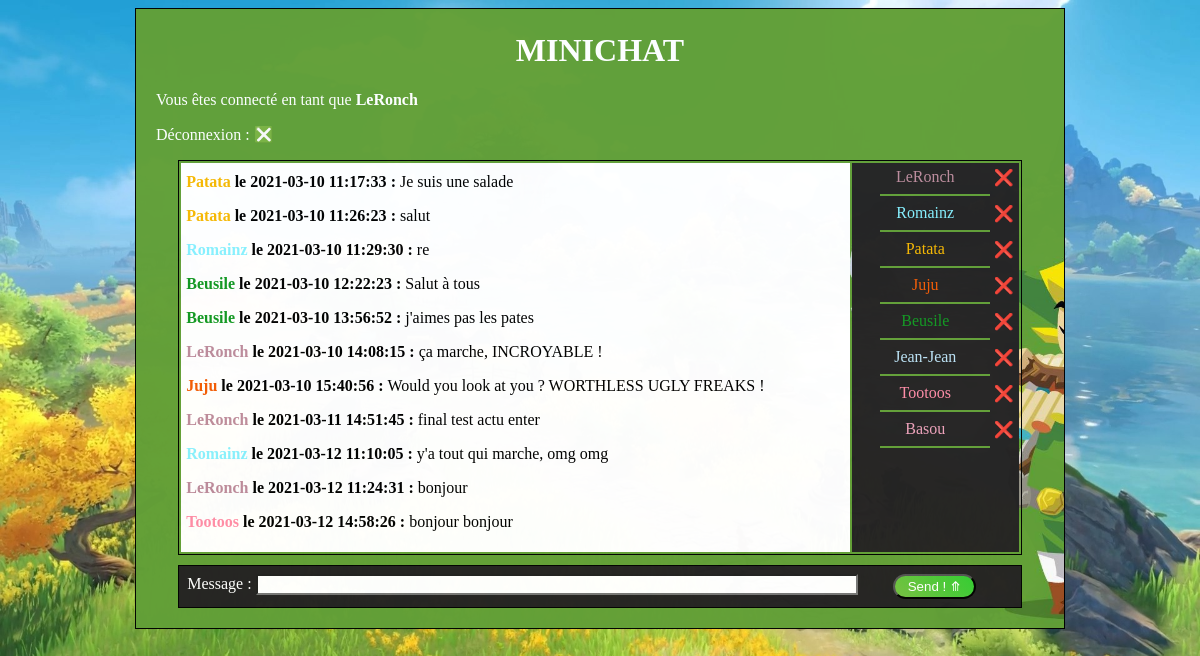
Page /chat.php (signed in) on the committed database.
### tables this page shows
CREATE TABLE `chat_msgs` (
  `msg_id` int(11) NOT NULL,
  `msg_userId` int(11) NOT NULL,
  `msg_time` datetime NOT NULL DEFAULT current_timestamp(),
  `msg_text` varchar(255) NOT NULL
);

CREATE TABLE `user` (
  `user_id` int(11) NOT NULL,
  `user_pseudo` varchar(30) NOT NULL,
  `user_password` varchar(30) NOT NULL,
  `IP` varchar(25) NOT NULL,
  `user_color` varchar(10) NOT NULL,
  `statut` varchar(8) NOT NULL
);

### chat.php (the view, shortened to what this page needs)
<!DOCTYPE html>
<html lang="en">
<head>
    <link rel="stylesheet" href="main.css">
</head>
<body id="bodyz">
<div id="container">
	<h1>MINICHAT</h1>
    <p><?php echo 'Vous êtes connecté en tant que <strong>'.$_SESSION['user_pseudo'].'</strong>';?></p>
    <p>Déconnexion : <a href="traitement/logout.php">❎</a></p>
        <table class="chat">
                <tr>
            <td valign="top" id="text-td">
                <div style="color:black;overflow-y: auto;" class="textchat" id="text">
                    <?php
                    include ('loadmessage.php');
                    ?>
                </div>
            </td>
            <td valign="top" id="users-td">
        <?php
                $reponse = $bdd->query('SELECT * FROM user');
                while ($donnees = $reponse->fetch()){
            if ($_SESSION["statut"] === "user"){
            echo   '<div style="text-align:center;overflow:auto;color:'. $donnees["user_color"].'"> ' . $donnees["user_pseudo"] .' <hr> </div>';}
            else
            {
                echo   '<div style="text-align:center;overflow:auto;color:'. $donnees["user_color"].'"> ' . $donnees["user_pseudo"] .'<a style="float:right" href="traitement/delete-user.php?id='. $donnees["user_id"].'"> ❌</a> <hr> </div>';
            }
            }
        ?>
            </td>
        </tr>
    </table>
        <table class="post_msg">
                <tr>
                <td>
                <label id="msg" for="message">Message :</label>
                <input type="text" name="msg_text" id="message" maxlength="255" />
                <button class="bouton2" type="button" onclick="sendMessage()" id="post">Send ! ⤊</button>
                </td>
                </tr>
        </table>
</div>
</body>
</html>

### loadmessage.php
<?php
try
{
    $bdd = new PDO('mysql:host=php.loc;dbname=minichat;charset=utf8', 'root', '');
     $bdd->setAttribute(PDO::ATTR_EMULATE_PREPARES,false);
}
catch(Exception $e)
{
        die('Erreur : '.$e->getMessage());
}
$reponse = $bdd->query(
    'SELECT chat_msgs.*, user.user_pseudo, user.user_id, user.user_color
    FROM chat_msgs, user
    WHERE chat_msgs.msg_userId = user.user_id
    ORDER BY msg_id');
while ($donnees = $reponse->fetch())
{
    echo '<p><strong><span style="color:'.$donnees['user_color'].';">' . htmlspecialchars($donnees['user_pseudo']) . '</span> le  '.htmlspecialchars($donnees['msg_time']). ' : </strong> ' . htmlspecialchars($donnees['msg_text']) . '</p>';
};

### main.css (style rules this page uses)
body { background: url(image/genshin-impact-25.jpg) no-repeat; background-size: cover; filter: opacity(0.98); font-family:cursive; }
a { text-decoration: none; }
h1 { text-align: center; color:white; }
#container { width: 75%; margin: auto; padding: 2px 20px 20px 20px; background: url(image/8dQiRl.jpg) no-repeat; background-size: cover; border: 1px solid black; color:white; }
.post_msg { width: 95%; margin: auto; border: 1px solid black; background: rgb(36, 35, 35); padding: 5px; }
.post_msg #message { width: 72%; background: white; }
.post_msg #post { float: right; width: 10%; margin-right: 4.5%; }
.chat { width: 95%; margin: 10px auto; border: 1px solid black; }
.chat #text-td { margin: 0px; padding: 5px; width: 80%; background: white; }
.chat #users-td, .chat #users-chat-td { margin: 0px; padding: 5px; width: 20%; background: rgb(36, 35, 35); }
.chat #text, .chat #users, .chat #users-chat { height: 379px; }
hr { border: 1px solid #629F37; margin-left: 15%; margin-right: 15%; }
.bouton2 { display: inline-block; padding: 3px 10px; border-radius: 25px; text-decoration: none; color: #FFF; background-image: -webkit-linear-gradient(45deg, #77c042 0%, limegreen 100%); background-image: linear-gradient(45deg, #77c042 0%, limegreen 100%); transition: .4s; }

### rows in the picture
chat_msgs: msg_userId.user_pseudo "Patata", msg_time "2021-03-10 11:17:33", msg_text "Je suis une salade"
chat_msgs: msg_userId.user_pseudo "Patata", msg_time "2021-03-10 11:26:23", msg_text "salut"
chat_msgs: msg_userId.user_pseudo "Romainz", msg_time "2021-03-10 11:29:30", msg_text "re"
chat_msgs: msg_userId.user_pseudo "Beusile", msg_time "2021-03-10 12:22:23", msg_text "Salut à tous"
chat_msgs: msg_userId.user_pseudo "Beusile", msg_time "2021-03-10 13:56:52", msg_text "j'aimes pas les pates"
chat_msgs: msg_userId.user_pseudo "LeRonch", msg_time "2021-03-10 14:08:15", msg_text "ça marche, INCROYABLE !"
chat_msgs: msg_userId.user_pseudo "Juju", msg_time "2021-03-10 15:40:56", msg_text "Would you look at you ? WORTHLESS UGLY FREAKS !"
chat_msgs: msg_userId.user_pseudo "LeRonch", msg_time "2021-03-11 14:51:45", msg_text "final test actu enter"
chat_msgs: msg_userId.user_pseudo "Romainz", msg_time "2021-03-12 11:10:05", msg_text "y'a tout qui marche, omg omg"
chat_msgs: msg_userId.user_pseudo "LeRonch", msg_time "2021-03-12 11:24:31", msg_text "bonjour"
chat_msgs: msg_userId.user_pseudo "Tootoos", msg_time "2021-03-12 14:58:26", msg_text "bonjour bonjour"
user: user_pseudo "LeRonch"
user: user_pseudo "Romainz"
user: user_pseudo "Patata"
user: user_pseudo "Juju"
user: user_pseudo "Beusile"
user: user_pseudo "Jean-Jean"
user: user_pseudo "Tootoos"
user: user_pseudo "Basou"

### other values in the picture
$_SESSION['user_pseudo'] "LeRonch"
